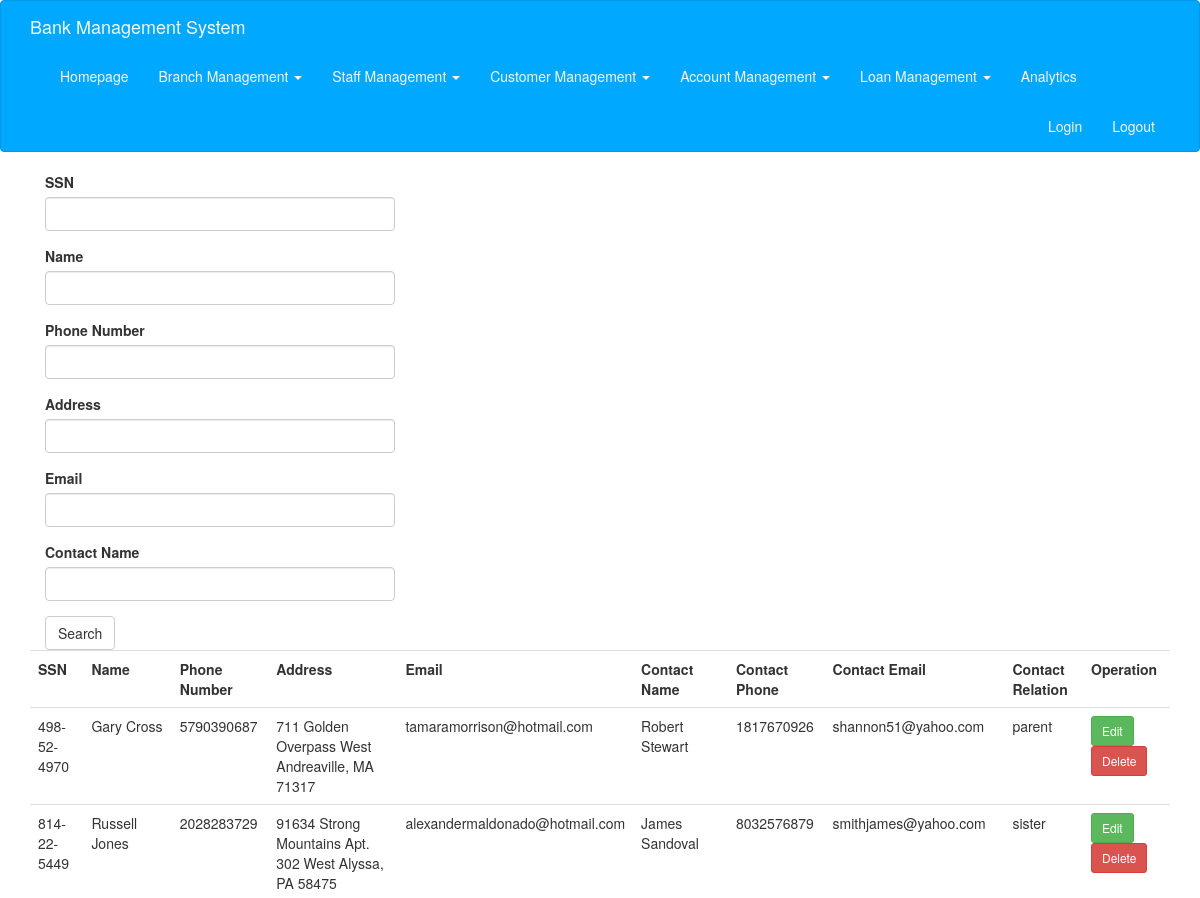
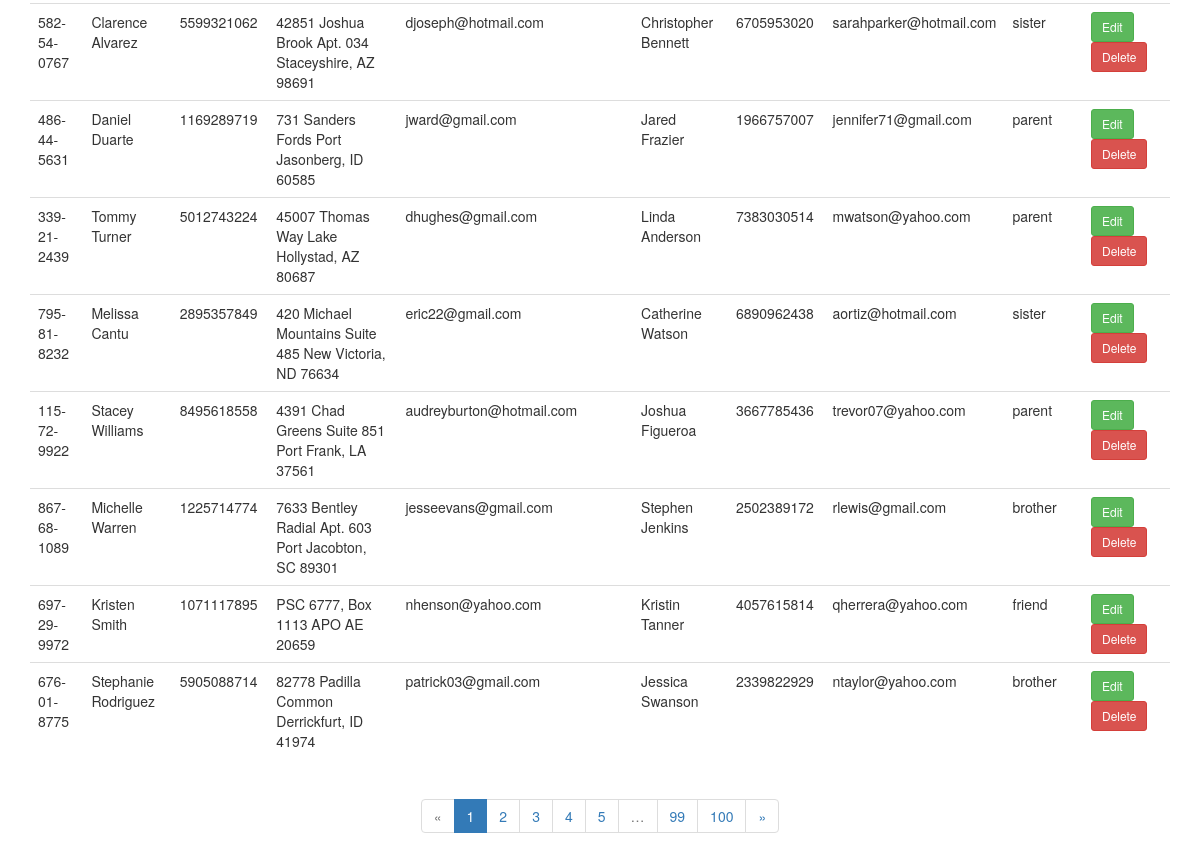
Page /client (signed in) on the committed database (2 pictures, top to bottom).
### app/models.py (models this page shows)
class Client(db.Model):
    __tablename__ = 'clients'
    id = db.Column(db.String(20), primary_key=True)
    name = db.Column(db.String(20))
    phone = db.Column(db.String(15))
    address = db.Column(db.String(256))
    email = db.Column(db.String(30), default='')
    contact_name = db.Column(db.String(20))
    contact_phone = db.Column(db.String(15), default='')
    contact_email = db.Column(db.String(30), default='')
    contact_relation = db.Column(
        db.String(40), default='Prefer not to disclose')
    loans = db.relationship(
        'HasLoan',
        foreign_keys=[HasLoan.client_id],
        backref=db.backref('client', lazy='joined'),
        lazy='dynamic',
        cascade='all, delete-orphan'
    )
    saving_accounts = db.relationship(
        'ClientSaving',
        foreign_keys=[ClientSaving.client_id],
        backref=db.backref('client', lazy='joined'),
        lazy='dynamic',
        cascade='all, delete-orphan'
    )
    check_accounts = db.relationship(
        'ClientCheck',
        foreign_keys=[ClientCheck.client_id],
        backref=db.backref('client', lazy='joined'),
        lazy='dynamic',
        cascade='all, delete-orphan'
    )

### app/main/views.py (the view, shortened to what this page needs)
@main.route('/client', methods=['GET', 'POST'])
@login_required
def client():
    form = ClientSearchForm()
    query = Client.query
    search_client_id = request.cookies.get('search_client_id', '')
    search_client_name = request.cookies.get('search_client_name', '')
    search_client_phone = request.cookies.get('search_client_phone', '')
    search_client_address = request.cookies.get('search_client_address', '')
    search_client_contact_name = request.cookies.get(
        'search_client_contact_name', '')
    if search_client_id != '':
        query = query.filter_by(id=search_client_id)
        form.id.data = search_client_id
    if search_client_name != '':
        query = query.filter(Client.name.like('%' + search_client_name + '%'))
        form.name.data = search_client_name
    if search_client_phone != '':
        query = query.filter_by(phone=search_client_phone)
        form.phone.data = search_client_phone
    if search_client_address != '':
        query = query.filter(Client.address.like(
            '%' + search_client_address + '%'))
        form.address.data = search_client_address
    if search_client_contact_name != '':
        query = query.filter(Client.contact_name.like(
            '%' + search_client_contact_name + '%'))
        form.contact_name.data = search_client_contact_name
    page = request.args.get('page', 1, type=int)
    pagination = query.paginate(
        page, per_page=current_app.config['ITEMS_PER_PAGE'], error_out=False)
    clients = pagination.items
    return render_template('client.html', form=form, clients=clients, pagination=pagination)

### app/main/forms.py
class ClientSearchForm(FlaskForm):
    id = StringField("SSN", validators=[
        Optional(),
        Regexp(r'^(?!000|.+0{4})(?:\d{9}|\d{3}-\d{2}-\d{4})$', 0,
            "SSN is invalid")
    ])
    name = StringField("Name")
    phone = StringField("Phone Number")
    address = StringField("Address")
    email=StringField("Email")
    contact_name = StringField("Contact Name")
    submit = SubmitField("Search")

### app/models.py (called while the page is built)
@login_manager.user_loader
def load_user(user_id):
    return SystemUser.query.get(user_id)

### app/templates/client.html (shortened to what this page needs)
{% extends "base.html" %}
{% import "bootstrap/wtf.html" as wtf %}
{% import "_macros.html" as macros %}
{% block page_content %}
<div class="col-md-4">
    {{ wtf.quick_form(form) }}
</div>
{% include '_client.html' %}
{% if pagination %}
<div class="pagination">
    {{ macros.pagination_widget(pagination, '.client') }}
</div>
{% endif %}
{% endblock %}

### app/templates/_client.html
<table class="table table-hover">
    <tr>
        <th>SSN</th>
        <th>Name</th>
        <th>Phone Number</th>
        <th>Address</th>
        <th>Email</th>
        <th>Contact Name</th>
        <th>Contact Phone</th>
        <th>Contact Email</th>
        <th>Contact Relation</th>
        <th>Operation</th>
    </tr>
    {% for c in clients %}
    <tr>
        <td>{{ c.id }}</td>
        <td>{{ c.name }}</td>
        <td>{{ c.phone }}</td>
        <td>{{ c.address }} </td>
        <td>{{ c.email }} </td>
        <td>{{ c.contact_name }} </td>
        <td>{{ c.contact_phone }} </td>
        <td>{{ c.contact_email }} </td>
        <td>{{ c.contact_relation }} </td>
        <td>
                <a class="btn btn-success btn-sm" type="buttoon" href="{{ url_for('main.client_edit', client_id=c.id) }}">Edit</a>
                <a class="btn btn-danger btn-sm" type="button" href="{{ url_for('main.client_delete', id=c.id) }}">Delete</a>
        </td>
    </tr>
    {% endfor %}
</table>

### app/static/styles.css (style rules this page uses)
div.pagination { width: 100%; text-align: center; padding: 0px; margin: 0px; }

### rows in the picture
Client: id "498-52-4970", name "Gary Cross", phone "5790390687", address "711 Golden Overpass West Andreaville, MA 71317", email "tamaramorrison@hotmail.com", contact_name "Robert Stewart", contact_phone "1817670926", contact_email "shannon51@yahoo.com", contact_relation "parent"
Client: id "814-22-5449", name "Russell Jones", phone "2028283729", address "91634 Strong Mountains Apt. 302 West Alyssa, PA 58475", email "alexandermaldonado@hotmail.com", contact_name "James Sandoval", contact_phone "8032576879", contact_email "smithjames@yahoo.com", contact_relation "sister"
Client: id "582-54-0767", name "Clarence Alvarez", phone "5599321062", address "42851 Joshua Brook Apt. 034 Staceyshire, AZ 98691", email "djoseph@hotmail.com", contact_name "Christopher Bennett", contact_phone "6705953020", contact_email "sarahparker@hotmail.com", contact_relation "sister"
Client: id "486-44-5631", name "Daniel Duarte", phone "1169289719", address "731 Sanders Fords Port Jasonberg, ID 60585", email "jward@gmail.com", contact_name "Jared Frazier", contact_phone "1966757007", contact_email "jennifer71@gmail.com", contact_relation "parent"
Client: id "339-21-2439", name "Tommy Turner", phone "5012743224", address "45007 Thomas Way Lake Hollystad, AZ 80687", email "dhughes@gmail.com", contact_name "Linda Anderson", contact_phone "7383030514", contact_email "mwatson@yahoo.com", contact_relation "parent"
Client: id "795-81-8232", name "Melissa Cantu", phone "2895357849", address "420 Michael Mountains Suite 485 New Victoria, ND 76634", email "eric22@gmail.com", contact_name "Catherine Watson", contact_phone "6890962438", contact_email "aortiz@hotmail.com", contact_relation "sister"
Client: id "115-72-9922", name "Stacey Williams", phone "8495618558", address "4391 Chad Greens Suite 851 Port Frank, LA 37561", email "audreyburton@hotmail.com", contact_name "Joshua Figueroa", contact_phone "3667785436", contact_email "trevor07@yahoo.com", contact_relation "parent"
Client: id "867-68-1089", name "Michelle Warren", phone "1225714774", address "7633 Bentley Radial Apt. 603 Port Jacobton, SC 89301", email "jesseevans@gmail.com", contact_name "Stephen Jenkins", contact_phone "2502389172", contact_email "rlewis@gmail.com", contact_relation "brother"
Client: id "697-29-9972", name "Kristen Smith", phone "1071117895", address "PSC 6777, Box 1113 APO AE 20659", email "nhenson@yahoo.com", contact_name "Kristin Tanner", contact_phone "4057615814", contact_email "qherrera@yahoo.com", contact_relation "friend"
Client: id "676-01-8775", name "Stephanie Rodriguez", phone "5905088714", address "82778 Padilla Common Derrickfurt, ID 41974", email "patrick03@gmail.com", contact_name "Jessica Swanson", contact_phone "2339822929", contact_email "ntaylor@yahoo.com", contact_relation "brother"

### other values in the picture
{{ p }} "1"
{{ p }} "2" "3" "4" "5" "99" "100"
